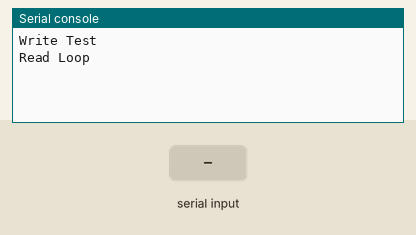
This program was run on a simulated Raspberry Pi Pico running MicroPython. On the bench: the last lines printed to the serial console. The test bench sets the inputs (shaded band). At 2.9 s the program stops and its outputs stay as they are.

Above: at 1.2 s.
1.3 s: "1\n" received over the second serial link
At 2.5 s:
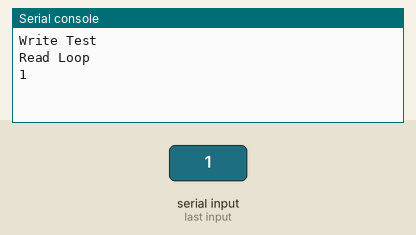
2.8 s: "EOT\n" received over the second serial link
At 4.0 s:
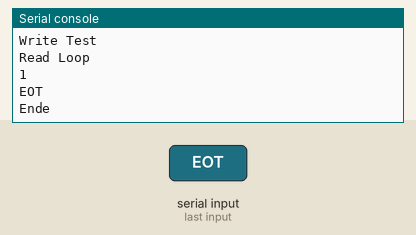

The program:

module_serial.py
```python
# Module Serial
from machine import UART
import time

debug = False

class SERCON:

    def __init__(self):

        self.uart = UART(0, baudrate=9600, bits=8, parity=None, stop=1)
        #self.rxData = bytes()
        self.txData = bytes()
        self.flag = True
        self.read_string = ""
        self.read_flag = True
        self.ready_flag = False

    def write(self, string):
        self.txData = str.encode(string)
        self.uart.write(self.txData)

    def read(self):
        self.rxData = bytes()
        while self.uart.any() > 0:
            #print("Read Start")
            self.rxData += self.uart.read(1)
            #rint("Read Byte")
            time.sleep(0.01)

        if self.rxData.decode('utf-8') > "":
            self.read_string = self.rxData.decode('utf-8').strip()
            #print(self.read_string)
            return True
        else:
            return False

    def get_string(self):
        return self.read_string

def sercon_setup():

    global sercon
    sercon = SERCON()

def sercon_write_out(string):

    string = string + "\n"
    sercon.write(string)

def sercon_read_flag():
    return sercon.read_flag

def get_string():
    return sercon.read_string

def get_ready_flag():
    return sercon.ready_flag

def sercon_read_line():
    if sercon.read():
        sercon.ready_flag = True
        #print(sercon.read_string)
        sercon.write("ack\n")
        if sercon.read_string == "EOT":
            sercon.read_flag = False
    else:
        sercon.ready_flag = False

###############################################################################
### Main()
###############################################################################

def main():

    sercon_setup()

    print("Write Test")
    sercon_write_out("Start Program")

    time.sleep(0.3)

    print("Read Loop")

    while sercon_read_flag():
        sercon_read_line()
        if sercon.ready_flag:
            print(get_string())

        # Loop-Delay !!!
        time.sleep(0.01)

    sercon_write_out("End of Program")
    print("Ende")


#------------------------------------------------------------------------------
#--- Main
#------------------------------------------------------------------------------

if __name__ == "__main__":
    main()
```

Measured:
- after the input at 1.3 s, the serial console: prints a new line at once (image 1)
- after the input at 2.8 s, the serial console: prints a new line after 0.05 s (image 2)
